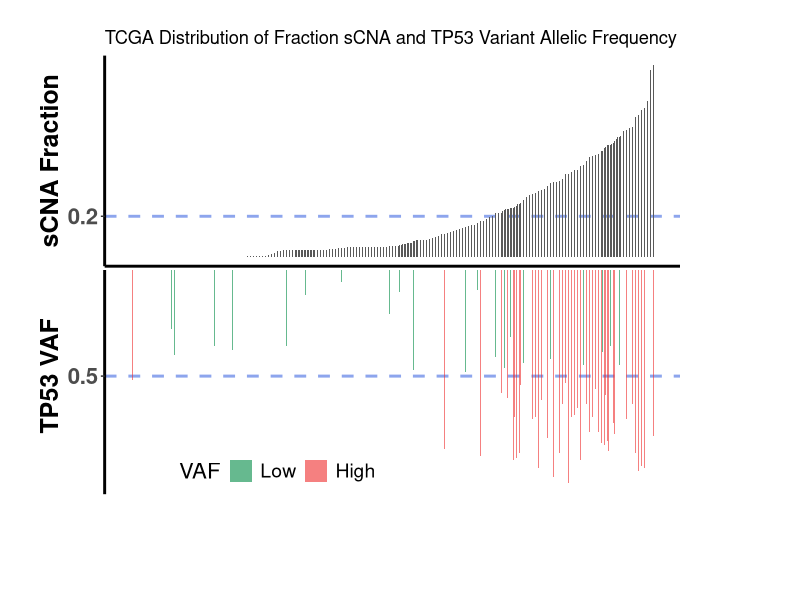

Generate this figure with R:
#Load required packages
library(readxl)
library(RColorBrewer)
library(tidyverse)
library(grid)

#Set the working directory
setwd("/Users/pettya/Desktop/R Analysis")


#Dual barplot for patient sCNA versus TP53 VAF (Figure 1A)
##Read in filtered (no Stage IV or chemo) and compiled endometrial TP53 TCGA dataset (No RT and RT)
endometrial <- read_xlsx("Final TCGA with p53 and RT annotation - R.xlsx", 1)

##Order by increasing Fraction Genome Altered (sCNA Fraction)
endometrial_order <- endometrial[order(endometrial$Fraction.Genome.Altered),]

##Patient Allelic Frequency is set to WT with no TP53 mutation
endometrial_order$Allele.Freq..T.[endometrial_order$`P53 Mut` == 0] <- "WT"

##Convert Allelic Frequency to numeric, create new variable VAF, and convert VAF to factor
endometrial_order$Allele.Freq..T.[endometrial_order$Allele.Freq..T. == "WT"] <- 0
endometrial_order$Allele.Freq..T. <- as.numeric(endometrial_order$Allele.Freq..T.)
endometrial_order <- within(endometrial_order, {
                            VAF <- NA
                            VAF[Allele.Freq..T. <= 0.50 ] <- "Low"
                            VAF[Allele.Freq..T. > 0.50] <- "High"
})
endometrial_order$VAF <- factor(endometrial_order$VAF, levels= c("Low", "High"))

##Create new variable x with patients numbered 1-351
x <- 1:nrow(endometrial_order)

##Create sCNA Fraction bar plot of patients
J <- ggplot(endometrial_order, aes(x= x, y= Fraction.Genome.Altered)) + theme_classic() +
     labs(title= "TCGA Distribution of Fraction sCNA and TP53 Variant Allelic Frequency", x= NULL, y= "sCNA Fraction") +
     theme(axis.ticks.x= element_blank(), axis.text.x = element_blank(), axis.text.y = element_text(size= 16, face= "bold"), axis.title.y = element_text(size= 18, face= "bold")) +
     theme(axis.line = element_line(size= 1))
J <- J + geom_bar(stat = "identity", width= 0.4) + 
        scale_y_continuous(breaks= c(0.2, 1)) + 
        theme(panel.grid.major.y = element_line(size= 1, color = alpha("royalblue", 0.6), linetype = "dashed"), plot.margin = unit(c(0,0,0,0), "mm"))

##Create inverted VAF barplot of patients with same order
J2 <- ggplot(endometrial_order, aes(x= x, y= Allele.Freq..T.)) + theme_classic() +
  labs(title= NULL, x= NULL, y= "TP53 VAF") +
  theme(axis.ticks.x= element_blank(), axis.text.x = element_blank(), axis.line.x = element_blank(), axis.text.y = element_text(size= 16, face= "bold"), axis.title.y = element_text(size= 18, face= "bold")) +
  theme(axis.line.y= element_line(size= 1))
J2 <- J2 + geom_bar(aes(fill= VAF), stat = "identity", width= 0.4) + 
  scale_y_continuous(breaks= c(0.5), trans = "reverse") + 
  theme(panel.grid.major.y = element_line(size= 1, color = alpha("royalblue", 0.6), linetype = "dashed"), plot.margin = unit(c(0,0,0,0), "mm")) + 
  theme(legend.position = c(0.3, 0.1), legend.direction = "horizontal", legend.text = element_text(size= 14), legend.title = element_text(size= 16)) + 
  scale_fill_manual(values= alpha(c("springgreen4", "firebrick2"), 0.6))

##Combine graphs and print to jpeg file
jpeg("Patient sCNA vs TP53 VAF.jpeg", height= 600, width= 1300, units= "px", res= 120)
grid.newpage()
print(J2, vp = viewport(x = 0.45, y = 0.37, width = 0.8, height = 0.4))
print(J, vp = viewport(x = 0.45, y = 0.75, width = 0.8, height = 0.4))

dev.off()




